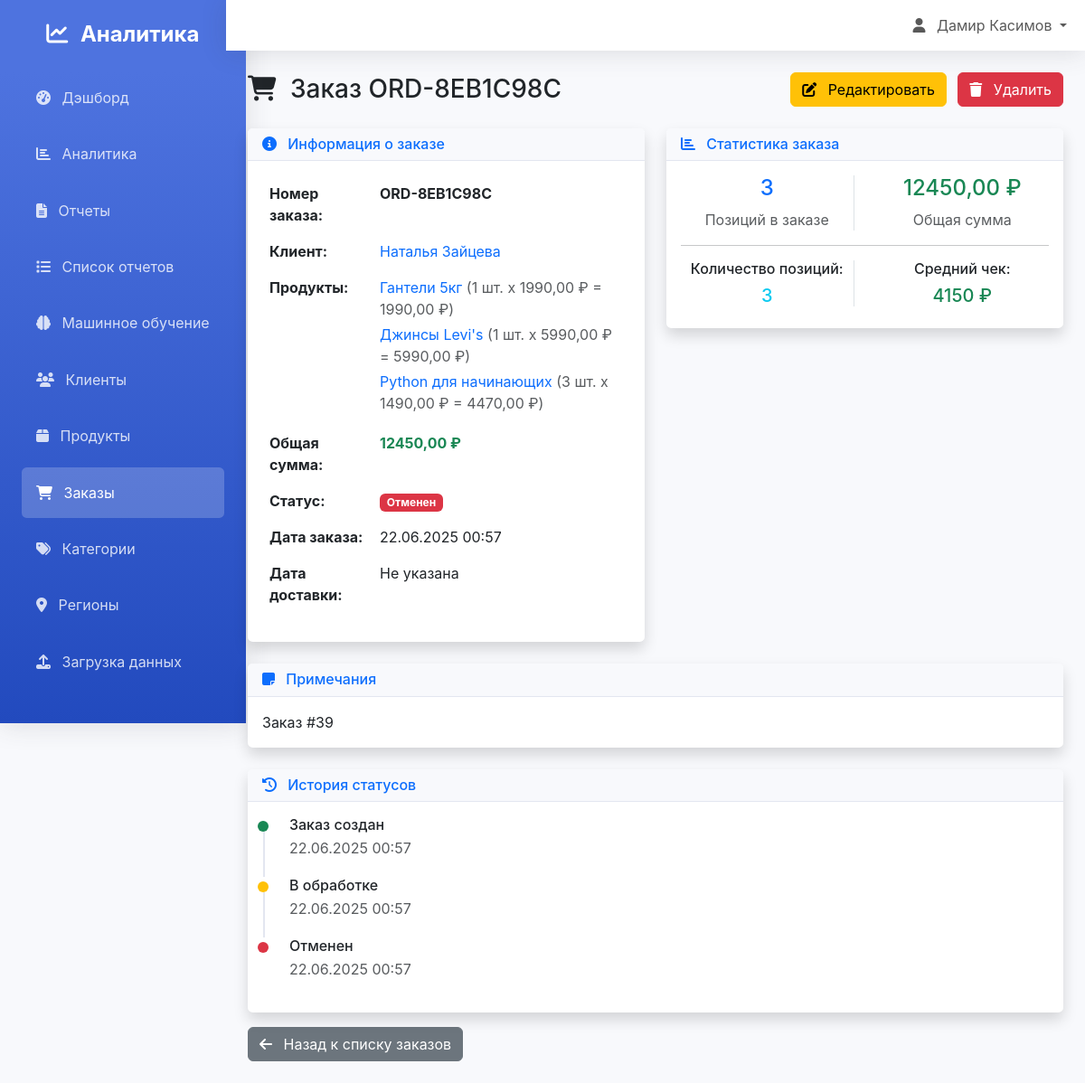
The page /orders/39/ (signed in) on the database its author committed.
### analytics/models.py (models this page shows, shortened)
class Order(models.Model):
    STATUS_CHOICES = [
        ('pending', 'Ожидает'),
        ('processing', 'В обработке'),
        ('shipped', 'Отправлен'),
        ('delivered', 'Доставлен'),
        ('cancelled', 'Отменен'),
    ]
    order_number = models.CharField(max_length=20, unique=True, verbose_name="Номер заказа")
    customer = models.ForeignKey(Customer, on_delete=models.CASCADE, verbose_name="Клиент")
    status = models.CharField(max_length=20, choices=STATUS_CHOICES, default='pending', verbose_name="Статус")
    order_date = models.DateTimeField(auto_now_add=True, verbose_name="Дата заказа")
    delivery_date = models.DateTimeField(null=True, blank=True, verbose_name="Дата доставки")
    total_amount = models.DecimalField(max_digits=10, decimal_places=2, default=0, verbose_name="Общая сумма")
    shipping_address = models.TextField(verbose_name="Адрес доставки")
    notes = models.TextField(blank=True, verbose_name="Примечания")
    class Meta:
        verbose_name = "Заказ"
        verbose_name_plural = "Заказы"
        ordering = ['-order_date']

class Customer(models.Model):
    GENDER_CHOICES = [
        ('M', 'Мужской'),
        ('F', 'Женский'),
        ('O', 'Другой'),
    ]
    user = models.OneToOneField(User, on_delete=models.CASCADE, null=True, blank=True, verbose_name="Пользователь")
    first_name = models.CharField(max_length=100, verbose_name="Имя")
    last_name = models.CharField(max_length=100, verbose_name="Фамилия")
    email = models.EmailField(unique=True, verbose_name="Email")
    phone = models.CharField(max_length=20, blank=True, verbose_name="Телефон")
    gender = models.CharField(max_length=1, choices=GENDER_CHOICES, blank=True, verbose_name="Пол")
    birth_date = models.DateField(null=True, blank=True, verbose_name="Дата рождения")
    region = models.ForeignKey(Region, on_delete=models.SET_NULL, null=True, blank=True, verbose_name="Регион")
    address = models.TextField(blank=True, verbose_name="Адрес")
    registration_date = models.DateTimeField(auto_now_add=True, verbose_name="Дата регистрации")
    is_active = models.BooleanField(default=True, verbose_name="Активен")
    class Meta:
        verbose_name = "Клиент"
        verbose_name_plural = "Клиенты"
        ordering = ['-registration_date']
    @property
    def full_name(self):
        return f"{self.first_name} {self.last_name}"

class OrderItem(models.Model):
    order = models.ForeignKey(Order, on_delete=models.CASCADE, related_name='items', verbose_name="Заказ")
    product = models.ForeignKey(Product, on_delete=models.CASCADE, verbose_name="Продукт")
    quantity = models.IntegerField(validators=[MinValueValidator(1)], verbose_name="Количество")
    unit_price = models.DecimalField(max_digits=10, decimal_places=2, verbose_name="Цена за единицу")
    total_price = models.DecimalField(max_digits=10, decimal_places=2, verbose_name="Общая цена")
    class Meta:
        verbose_name = "Элемент заказа"
        verbose_name_plural = "Элементы заказов"

class Product(models.Model):
    name = models.CharField(max_length=200, verbose_name="Название")
    description = models.TextField(blank=True, verbose_name="Описание")
    category = models.ForeignKey(Category, on_delete=models.CASCADE, verbose_name="Категория")
    price = models.DecimalField(max_digits=10, decimal_places=2, verbose_name="Цена")
    cost = models.DecimalField(max_digits=10, decimal_places=2, verbose_name="Себестоимость")
    stock_quantity = models.IntegerField(default=0, verbose_name="Количество на складе")
    sku = models.CharField(max_length=50, unique=True, verbose_name="SKU")
    image = models.ImageField(upload_to='products/', blank=True, null=True, verbose_name="Изображение")
    created_at = models.DateTimeField(auto_now_add=True, verbose_name="Дата создания")
    updated_at = models.DateTimeField(auto_now=True, verbose_name="Дата обновления")
    is_active = models.BooleanField(default=True, verbose_name="Активен")
    class Meta:
        verbose_name = "Продукт"
        verbose_name_plural = "Продукты"
        ordering = ['name']

### analytics/views.py (the view)
# urls.py: path('orders/<int:pk>/', views.OrderDetailView.as_view(), name='order_detail'),
class OrderDetailView(LoginRequiredMixin, DetailView):
    model = Order
    template_name = 'analytics/order_detail.html'
    context_object_name = 'order'
    def get_context_data(self, **kwargs):
        context = super().get_context_data(**kwargs)
        order = self.get_object()
        order_items = order.items.all().select_related('product')
        context.update({
            'order_items': order_items,
        })
        return context

### templates/analytics/order_detail.html (shortened to what this page needs)
{% extends 'base.html' %}
{% block content %}
<div class="d-flex justify-content-between align-items-center mb-4">
    <h1 class="h3 mb-0 text-gray-800">
        <i class="fas fa-shopping-cart me-2"></i>
        Заказ {{ order.order_number }}
    </h1>
    <div>
        <a href="{% url 'analytics:order_update' order.pk %}" class="btn btn-warning me-2">
            <i class="fas fa-edit me-2"></i>
            Редактировать
        </a>
        <a href="{% url 'analytics:order_delete' order.pk %}" class="btn btn-danger">
            <i class="fas fa-trash me-2"></i>
            Удалить
        </a>
    </div>
</div>
<div class="row">
    <div class="col-lg-6">
        <div class="card shadow mb-4">
            <div class="card-header">
                <h6 class="m-0 font-weight-bold text-primary">
                    <i class="fas fa-info-circle me-2"></i>
                    Информация о заказе
                </h6>
            </div>
            <div class="card-body">
                <table class="table table-borderless">
                    <tr>
                        <td class="fw-bold">Номер заказа:</td>
                        <td><strong>{{ order.order_number }}</strong></td>
                    </tr>
                    <tr>
                        <td class="fw-bold">Клиент:</td>
                        <td>
                            <a href="{% url 'analytics:customer_detail' order.customer.pk %}" class="text-decoration-none">
                                {{ order.customer.full_name }}
                            </a>
                        </td>
                    </tr>
                    <tr>
                        <td class="fw-bold">Продукты:</td>
                        <td>
                            {% for item in order_items %}
                                <div class="mb-1">
                                    <a href="{% url 'analytics:product_detail' item.product.pk %}" class="text-decoration-none">
                                        {{ item.product.name }}
                                    </a>
                                    <span class="text-muted">({{ item.quantity }} шт. x {{ item.unit_price }} ₽ = {{ item.total_price }} ₽)</span>
                                </div>
                            {% empty %}
                                <span class="text-muted">Продукты не указаны</span>
                            {% endfor %}
                        </td>
                    </tr>
                    <tr>
                        <td class="fw-bold">Общая сумма:</td>
                        <td><strong class="text-success">{{ order.total_amount }} ₽</strong></td>
                    </tr>
                    <tr>
                        <td class="fw-bold">Статус:</td>
                        <td>
                            <span class="badge bg-{% if order.status == 'delivered' %}success{% elif order.status == 'processing' %}warning{% elif order.status == 'cancelled' %}danger{% elif order.status == 'shipped' %}info{% else %}secondary{% endif %}">
                                {{ order.get_status_display }}
                            </span>
                        </td>
                    </tr>
                    <tr>
                        <td class="fw-bold">Дата заказа:</td>
                        <td>{{ order.order_date|date:"d.m.Y H:i" }}</td>
                    </tr>
                    <tr>
                        <td class="fw-bold">Дата доставки:</td>
                        <td>{{ order.delivery_date|date:"d.m.Y H:i"|default:"Не указана" }}</td>
                    </tr>
                </table>
            </div>
        </div>
    </div>
    <div class="col-lg-6">
        <div class="card shadow mb-4">
            <div class="card-header">
                <h6 class="m-0 font-weight-bold text-primary">
                    <i class="fas fa-chart-bar me-2"></i>
                    Статистика заказа
                </h6>
            </div>
            <div class="card-body">
                <div class="row text-center">
                    <div class="col-6">
                        <div class="border-end">
                            <h4 class="text-primary">{{ order_items.count }}</h4>
                            <p class="text-muted mb-0">Позиций в заказе</p>
                        </div>
                    </div>
                    <div class="col-6">
                        <h4 class="text-success">{{ order.total_amount }} ₽</h4>
                        <p class="text-muted mb-0">Общая сумма</p>
                    </div>
                </div>
                <hr>
                <div class="row text-center">
                    <div class="col-6">
                        <div class="border-end">
                            <h6>Количество позиций:</h6>
                            <h5 class="text-info">{{ order_items.count }}</h5>
                        </div>
                    </div>
                    <div class="col-6">
                        <h6>Средний чек:</h6>
                        <h5 class="text-success">
                            {% if order_items.count > 0 %}
                                {% widthratio order.total_amount order_items.count 1 %} ₽
                            {% else %}
                                0 ₽
                            {% endif %}
                        </h5>
                    </div>
                </div>
            </div>
        </div>
    </div>
</div>
{% if order.notes %}
<div class="card shadow mb-4">
    <div class="card-header">
        <h6 class="m-0 font-weight-bold text-primary">
            <i class="fas fa-sticky-note me-2"></i>
            Примечания
        </h6>
    </div>
    <div class="card-body">
        <p class="mb-0">{{ order.notes }}</p>
    </div>
</div>
{% endif %}
<div class="card shadow">
    <div class="card-header">
        <h6 class="m-0 font-weight-bold text-primary">
            <i class="fas fa-history me-2"></i>
            История статусов
        </h6>
    </div>
    <div class="card-body">
        <div class="timeline">
            <div class="timeline-item">
                <div class="timeline-marker bg-success"></div>
                <div class="timeline-content">
                    <h6 class="mb-1">Заказ создан</h6>
                    <p class="text-muted mb-0">{{ order.order_date|date:"d.m.Y H:i" }}</p>
                </div>
            </div>
            {% if order.status != 'pending' %}
            <div class="timeline-item">
                <div class="timeline-marker bg-warning"></div>
                <div class="timeline-content">
                    <h6 class="mb-1">В обработке</h6>
                    <p class="text-muted mb-0">{{ order.order_date|date:"d.m.Y H:i" }}</p>
                </div>
            </div>
            {% endif %}
            {% if order.status == 'cancelled' %}
            <div class="timeline-item">
                <div class="timeline-marker bg-danger"></div>
                <div class="timeline-content">
                    <h6 class="mb-1">Отменен</h6>
                    <p class="text-muted mb-0">{{ order.order_date|date:"d.m.Y H:i" }}</p>
                </div>
            </div>
            {% endif %}
        </div>
    </div>
</div>
<div class="mt-3">
    <a href="{% url 'analytics:order_list' %}" class="btn btn-secondary">
        <i class="fas fa-arrow-left me-2"></i>
        Назад к списку заказов
    </a>
</div>
{% endblock %}

### templates/base.html (shortened to what this page needs)
<!DOCTYPE html>
<html lang="ru">
<head>
    <link href="https://cdn.jsdelivr.net/npm/bootstrap@5.3.0/dist/css/bootstrap.min.css" rel="stylesheet">
    <link rel="stylesheet" href="https://cdnjs.cloudflare.com/ajax/libs/font-awesome/6.4.0/css/all.min.css">
</head>
<body>
    <nav class="sidebar position-fixed" id="sidebar">
        <div class="p-4">
            <div class="text-center mb-4">
                <h4 class="text-white fw-bold">
                    <i class="fas fa-chart-line me-2"></i>
                    Аналитика
                </h4>
            </div>
            <ul class="nav flex-column">
                <li class="nav-item">
                    <a class="nav-link" href="{% url 'dashboard:dashboard' %}">
                        <i class="fas fa-tachometer-alt me-2"></i>
                        Дэшборд
                    </a>
                </li>
                <li class="nav-item">
                    <a class="nav-link" href="{% url 'dashboard:analytics' %}">
                        <i class="fas fa-chart-bar me-2"></i>
                        Аналитика
                    </a>
                </li>
                <li class="nav-item">
                    <a class="nav-link" href="{% url 'dashboard:reports' %}">
                        <i class="fas fa-file-alt me-2"></i>
                        Отчеты
                    </a>
                </li>
                <li class="nav-item">
                    <a class="nav-link" href="{% url 'analytics:report_list' %}">
                        <i class="fas fa-list me-2"></i>
                        Список отчетов
                    </a>
                </li>
                <li class="nav-item">
                    <a class="nav-link" href="{% url 'ml_models:dashboard' %}">
                        <i class="fas fa-brain me-2"></i>
                        Машинное обучение
                    </a>
                </li>
                <li class="nav-item">
                    <a class="nav-link" href="{% url 'analytics:customer_list' %}">
                        <i class="fas fa-users me-2"></i>
                        Клиенты
                    </a>
                </li>
                <li class="nav-item">
                    <a class="nav-link" href="{% url 'analytics:product_list' %}">
                        <i class="fas fa-box me-2"></i>
                        Продукты
                    </a>
                </li>
                <li class="nav-item">
                    <a class="nav-link" href="{% url 'analytics:order_list' %}">
                        <i class="fas fa-shopping-cart me-2"></i>
                        Заказы
                    </a>
                </li>
                <li class="nav-item">
                    <a class="nav-link" href="{% url 'analytics:category_list' %}">
                        <i class="fas fa-tags me-2"></i>
                        Категории
                    </a>
                </li>
                <li class="nav-item">
                    <a class="nav-link" href="{% url 'analytics:region_list' %}">
                        <i class="fas fa-map-marker-alt me-2"></i>
                        Регионы
                    </a>
                </li>
                <li class="nav-item">
                    <a class="nav-link" href="{% url 'analytics:data_upload' %}">
                        <i class="fas fa-upload me-2"></i>
                        Загрузка данных
                    </a>
                </li>
            </ul>
        </div>
    </nav>
    <div class="main-content">
        <nav class="navbar navbar-expand-lg navbar-light">
            <div class="container-fluid">
                <div class="navbar-nav ms-auto">
                    {% if user.is_authenticated %}
                        <div class="nav-item dropdown">
                            <a class="nav-link dropdown-toggle" href="#" id="navbarDropdown" role="button" data-bs-toggle="dropdown">
                                <i class="fas fa-user me-2"></i>
                                {{ user.get_full_name|default:user.username }}
                            </a>
                        </div>
                    {% else %}
                        <a class="nav-link" href="{% url 'login' %}">
                            <i class="fas fa-sign-in-alt me-2"></i>Войти
                        </a>
                    {% endif %}
                </div>
            </div>
        </nav>
        <div class="container-fluid p-4">
            {% block content %}{% endblock %}
        </div>
    </div>
</body>
</html>

### rows shown on the page
Order: order_number "ORD-8EB1C98C", customer.full_name "Наталья Зайцева", total_amount "12450,00", status "Отменен", order_date "22.06.2025 00:57", delivery_date "Не указана", total_amount "4150", notes "Заказ #39"
OrderItem: product.name "Гантели 5кг", quantity "1", unit_price "1990,00", total_price "1990,00"
OrderItem: product.name "Джинсы Levi's", quantity "1", unit_price "5990,00", total_price "5990,00"
OrderItem: product.name "Python для начинающих", quantity "3", unit_price "1490,00", total_price "4470,00"

### other values the page prints
{{ user.get_full_name|default:user.username }} "Дамир Касимов"
{{ order_items.count }} "3"
